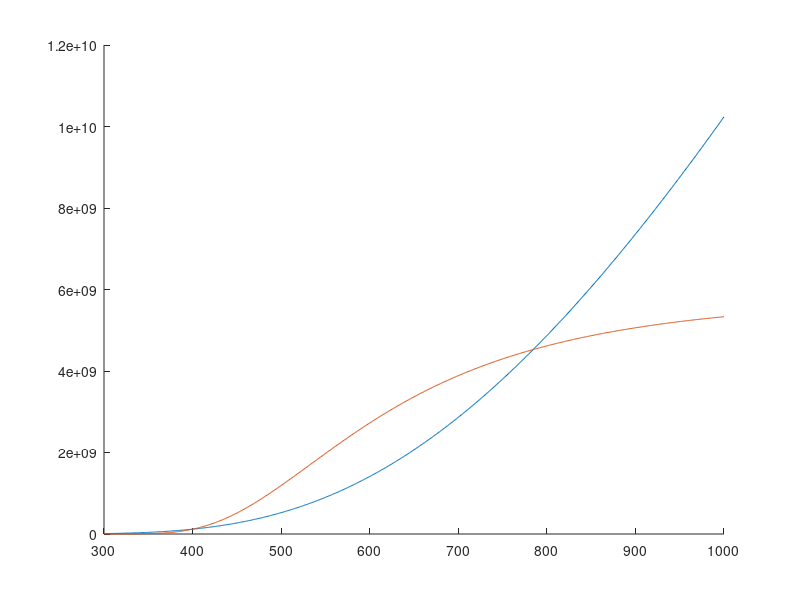
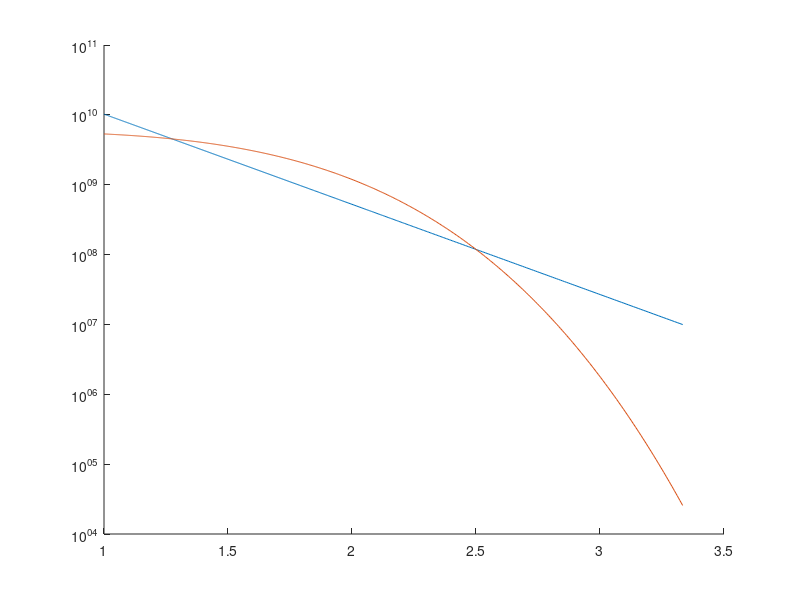

MATLAB code for these plots, in order:
clear all
close all
clc


% Reaction rate shaper

T = 300:1:1000;

i = 1;

r(i).A = 2e11;
r(i).B = 0;
r(i).b = [-5900/1.985 0 0 0];
i = i + 1;


r(i).B = 0;
r(i).b = [0 0 0 -1e11];
r(i).A = r(1).A*exp(r(1).b(1)/400)/(400^r(2).B*exp(r(2).b(1)./400+ r(2).b(2)./400.^2 + r(2).b(3)./400.^3 + r(2).b(4)./400.^4));
i = i + 1;

for i = 1:length(r)
    r(i).r = r(i).A.*T.^r(i).B.*exp(r(i).b(1)./T + r(i).b(2)./T.^2 + r(i).b(3)./T.^3 + r(i).b(4)./T.^4);
end

figure;
hold all

for i = 1:length(r)
    plot(T,r(i).r);
end
%ylim([0 2e8])


figure;
hold all

for i = 1:length(r)
    plot(1000./T,r(i).r);
end
set(gca,'YScale','log')
%ylim([.1 1e20])
%ylim([0 2e8])


% figure;
% hold all
% ratio = r(1).r ./ r(2).r;
% plot(T,ratio)
% 
% % for i = 1:length(r)
% %     plot(T,r(i).r);
% % end
% set(gca,'YScale','log')
% %ylim([.1 1e20])
% %ylim([0 2e8])
% 
% 
% figure;
% plot(1./T, log(1./T))
